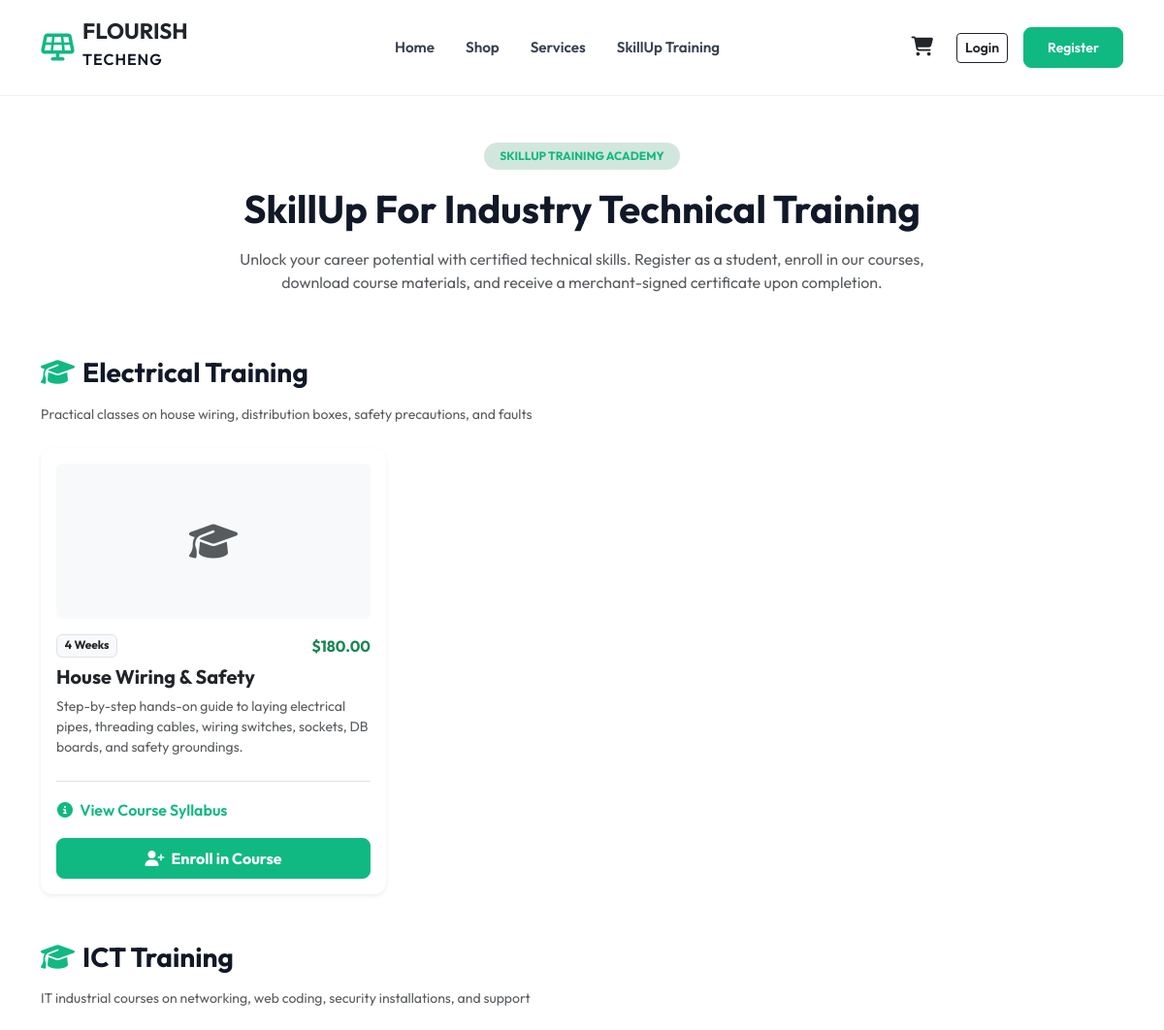
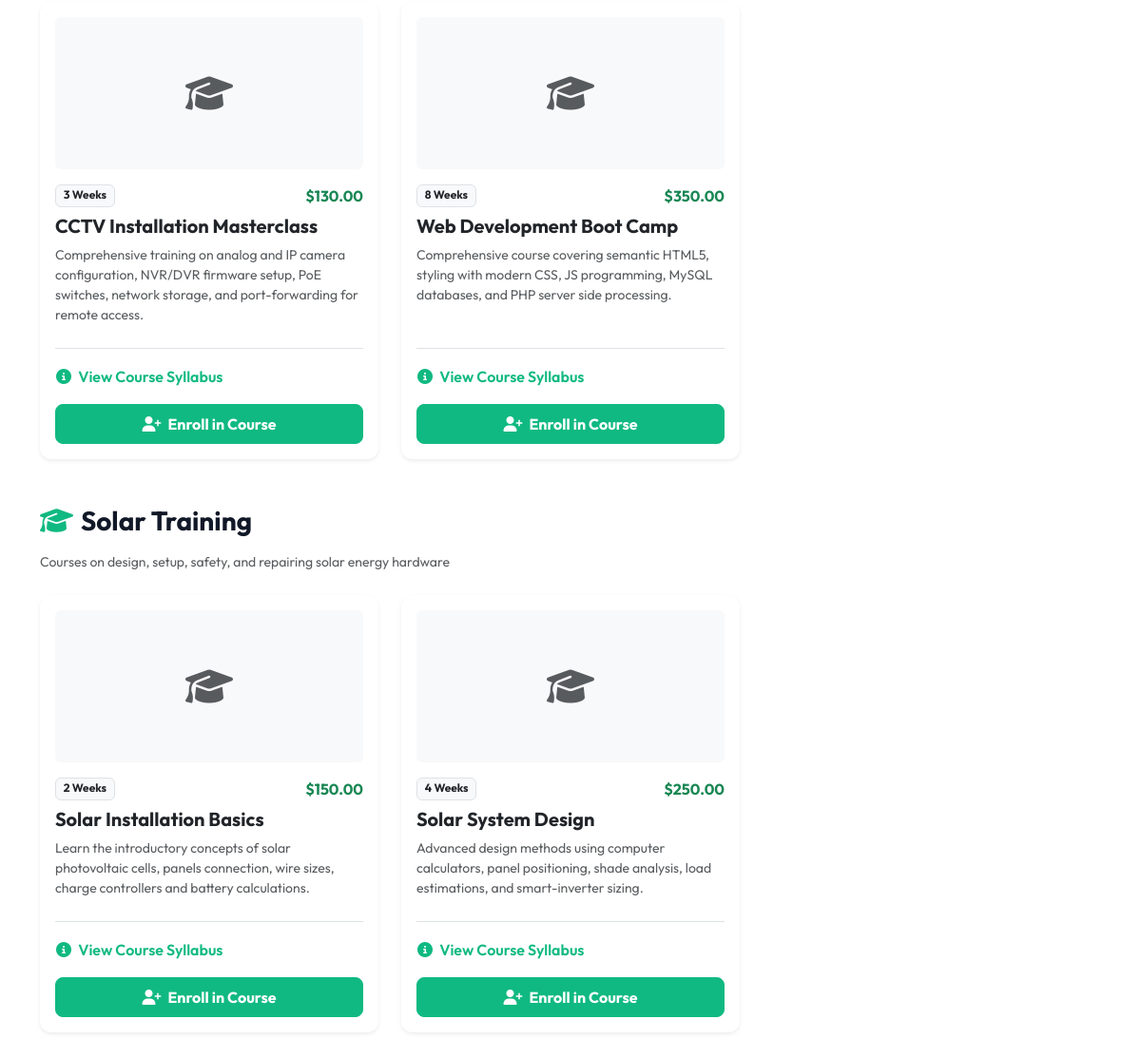
Screenshot of /training.php with the database file from the repository (2 pictures, top to bottom).
### tables this page shows
CREATE TABLE course_categories (
    id INT AUTO_INCREMENT PRIMARY KEY,
    name VARCHAR(100) NOT NULL UNIQUE,
    description TEXT,
    created_at TIMESTAMP DEFAULT CURRENT_TIMESTAMP
);

CREATE TABLE courses (
    id INT AUTO_INCREMENT PRIMARY KEY,
    category_id INT NOT NULL,
    title VARCHAR(150) NOT NULL UNIQUE,
    description TEXT,
    outline TEXT,  
    duration VARCHAR(50) NOT NULL,  
    price DECIMAL(10,2) NOT NULL DEFAULT 0.00,
    image VARCHAR(255) DEFAULT NULL,
    status ENUM('active', 'inactive') DEFAULT 'active',
    created_at TIMESTAMP DEFAULT CURRENT_TIMESTAMP,
    updated_at TIMESTAMP DEFAULT CURRENT_TIMESTAMP ON UPDATE CURRENT_TIMESTAMP,
    FOREIGN KEY (category_id) REFERENCES course_categories(id) ON DELETE CASCADE
);

### config/auth.php (called while the page is built, shortened)
<?php
function sanitize($data) {
    return htmlspecialchars(trim($data), ENT_QUOTES, 'UTF-8');
}
?>

### training.php (the view, shortened to what this page needs)
<?php
require_once 'includes/header.php';
$db = getDB();
try {
    $categories = $db->query("SELECT * FROM course_categories ORDER BY name ASC")->fetchAll();
    $courses = $db->query("
        SELECT c.*, cc.name as category_name
        FROM courses c
        JOIN course_categories cc ON c.category_id = cc.id
        WHERE c.status = 'active'
        ORDER BY c.title ASC
    ")->fetchAll();
} catch (PDOException $e) {
    die("Database error loading courses: " . $e->getMessage());
}
?>
<div class="container py-5">
    <div class="row text-center mb-5">
        <div class="col-lg-8 mx-auto">
            <span class="badge bg-success-subtle text-primary-custom px-3 py-2 mb-3 fw-bold rounded-pill text-uppercase">
                SkillUp Training Academy
            </span>
            <h1 class="fw-bold mb-3">SkillUp For Industry Technical Training</h1>
            <p class="text-muted leading-relaxed">
                Unlock your career potential with certified technical skills. Register as a student, enroll in our courses, download course materials, and receive a merchant-signed certificate upon completion.
            </p>
        </div>
    </div>
    <?php foreach ($categories as $cat):
        $catCourses = array_filter($courses, function($c) use ($cat) {
            return $c['category_id'] == $cat['id'];
        });
        ?>
        <div class="mb-5">
            <h3 class="fw-bold mb-3 text-secondary-custom"><i class="fa-solid fa-graduation-cap text-primary-custom me-2"></i><?php echo sanitize($cat['name']); ?></h3>
            <p class="text-muted small mb-4"><?php echo sanitize($cat['description']); ?></p>
            <div class="row g-4">
                <?php foreach ($catCourses as $c): ?>
                    <div class="col-lg-4 col-md-6">
                        <div class="card card-custom border-0 shadow-sm h-100 p-3 bg-white">
                            <div class="text-center mb-3 bg-light overflow-hidden rounded position-relative" style="height: 160px;">
                                <?php if ($c['image'] && file_exists($c['image'])): ?>
                                    <img src="<?php echo $c['image']; ?>" class="img-fluid h-100 w-100" style="object-fit: cover;" alt="">
                                <?php else: ?>
                                    <div class="h-100 d-flex align-items-center justify-content-center bg-light">
                                        <i class="fa-solid fa-graduation-cap text-muted fs-1"></i>
                                    </div>
                                <?php endif; ?>
                            </div>
                            <div class="card-body p-0 d-flex flex-column">
                                <div class="d-flex justify-content-between mb-2">
                                    <span class="badge bg-light text-dark border"><?php echo sanitize($c['duration']); ?></span>
                                    <span class="fw-bold text-success">$<?php echo number_format($c['price'], 2); ?></span>
                                </div>
                                <h5 class="fw-bold text-dark mb-2"><?php echo sanitize($c['title']); ?></h5>
                                <p class="text-muted small leading-relaxed mb-4"><?php echo sanitize($c['description']); ?></p>
                                <div class="mt-auto pt-3 border-top">
                                    <button class="btn btn-link btn-xs text-primary-custom p-0 text-decoration-none fw-semibold mb-3" type="button" data-bs-toggle="collapse" data-bs-target="#outline-<?php echo $c['id']; ?>">
                                        <i class="fa-solid fa-circle-info me-1"></i> View Course Syllabus
                                    </button>
                                    <form action="training.php" method="POST">
                                        <button type="submit" name="enroll_course" class="btn btn-primary-custom w-100 py-2 fw-bold">
                                            <i class="fa-solid fa-user-plus me-1"></i> Enroll in Course
                                        </button>
                                    </form>
                                </div>
                            </div>
                        </div>
                    </div>
                <?php endforeach; ?>
            </div>
        </div>
    <?php endforeach; ?>
</div>
<?php require_once 'includes/header.php'; ?>

### assets/css/style.css (style rules this page uses)
:root { --primary: #10B981; --primary-dark: #047857; --primary-light: #D1FAE5; --secondary: #111827; --accent: #F59E0B; --light-bg: #F9FAFB; --card-shadow: 0 4px 20px rgba(0, 0, 0, 0.05); --hover-shadow: 0 10px 30px rgba(16, 185, 129, 0.15); --transition: all 0.3s ease; --border-radius: 12px; }
body { font-family: 'Outfit', 'Inter', -apple-system, BlinkMacSystemFont, "Segoe UI", Roboto, sans-serif; background-color: #FFFFFF; color: var(--secondary); overflow-x: hidden; }
h1, h2, h3, h4, h5, h6 { font-weight: 700; color: var(--secondary); }
.text-primary-custom { color: var(--primary) !important; }
.btn-primary-custom { background-color: var(--primary); border-color: var(--primary); color: #ffffff; font-weight: 600; padding: 0.6rem 1.5rem; border-radius: 8px; transition: var(--transition); }
.card-custom { border: none; border-radius: var(--border-radius); background-color: #ffffff; box-shadow: var(--card-shadow); transition: var(--transition); overflow: hidden; }

### rows the page displays
course_categories: name "Electrical Training", description "Practical classes on house wiring, distribution boxes, safety precautions, and faults"
courses: duration "4 Weeks", price "180.00", title "House Wiring & Safety", description "Step-by-step hands-on guide to laying electrical pipes, threading cables, wiring switches, sockets, DB boards, and safety groundings."
course_categories: name "ICT Training", description "IT industrial courses on networking, web coding, security installations, and support"
courses: duration "3 Weeks", price "130.00", title "CCTV Installation Masterclass", description "Comprehensive training on analog and IP camera configuration, NVR/DVR firmware setup, PoE switches, network storage, and port-forwarding for remote access."
courses: duration "8 Weeks", price "350.00", title "Web Development Boot Camp", description "Comprehensive course covering semantic HTML5, styling with modern CSS, JS programming, MySQL databases, and PHP server side processing."
course_categories: name "Solar Training", description "Courses on design, setup, safety, and repairing solar energy hardware"
courses: duration "2 Weeks", price "150.00", title "Solar Installation Basics", description "Learn the introductory concepts of solar photovoltaic cells, panels connection, wire sizes, charge controllers and battery calculations."
courses: duration "4 Weeks", price "250.00", title "Solar System Design", description "Advanced design methods using computer calculators, panel positioning, shade analysis, load estimations, and smart-inverter sizing."
